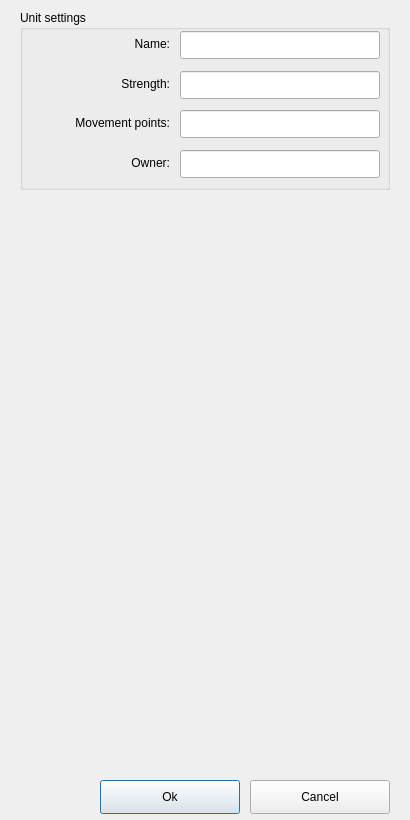
<?xml version="1.0" encoding="UTF-8"?>
<ui version="4.0">
 <class>GameUnitSettingsDialog</class>
 <widget class="QWidget" name="GameUnitSettingsDialog">
  <property name="geometry">
   <rect>
    <x>0</x>
    <y>0</y>
    <width>410</width>
    <height>820</height>
   </rect>
  </property>
  <property name="minimumSize">
   <size>
    <width>410</width>
    <height>820</height>
   </size>
  </property>
  <property name="maximumSize">
   <size>
    <width>410</width>
    <height>820</height>
   </size>
  </property>
  <property name="windowTitle">
   <string>Unit settings</string>
  </property>
  <widget class="QPushButton" name="pushButtonOk">
   <property name="geometry">
    <rect>
     <x>100</x>
     <y>780</y>
     <width>140</width>
     <height>34</height>
    </rect>
   </property>
   <property name="text">
    <string>Ok</string>
   </property>
   <property name="default">
    <bool>true</bool>
   </property>
  </widget>
  <widget class="QPushButton" name="pushButtonCancel">
   <property name="geometry">
    <rect>
     <x>250</x>
     <y>780</y>
     <width>140</width>
     <height>34</height>
    </rect>
   </property>
   <property name="text">
    <string>Cancel</string>
   </property>
  </widget>
  <widget class="QGroupBox" name="groupBoxUnitSettings">
   <property name="geometry">
    <rect>
     <x>20</x>
     <y>10</y>
     <width>370</width>
     <height>180</height>
    </rect>
   </property>
   <property name="title">
    <string>Unit settings</string>
   </property>
   <widget class="QLineEdit" name="lineEditName">
    <property name="geometry">
     <rect>
      <x>160</x>
      <y>21</y>
      <width>200</width>
      <height>28</height>
     </rect>
    </property>
   </widget>
   <widget class="QLabel" name="labelName">
    <property name="geometry">
     <rect>
      <x>10</x>
      <y>24</y>
      <width>140</width>
      <height>20</height>
     </rect>
    </property>
    <property name="text">
     <string>Name:</string>
    </property>
    <property name="alignment">
     <set>Qt::AlignRight|Qt::AlignTrailing|Qt::AlignVCenter</set>
    </property>
   </widget>
   <widget class="QLabel" name="labelStrength">
    <property name="geometry">
     <rect>
      <x>10</x>
      <y>64</y>
      <width>140</width>
      <height>20</height>
     </rect>
    </property>
    <property name="text">
     <string>Strength:</string>
    </property>
    <property name="alignment">
     <set>Qt::AlignRight|Qt::AlignTrailing|Qt::AlignVCenter</set>
    </property>
   </widget>
   <widget class="QLineEdit" name="lineEditStrength">
    <property name="geometry">
     <rect>
      <x>160</x>
      <y>61</y>
      <width>200</width>
      <height>28</height>
     </rect>
    </property>
    <property name="readOnly">
     <bool>true</bool>
    </property>
   </widget>
   <widget class="QLabel" name="labelMovementPoints">
    <property name="geometry">
     <rect>
      <x>10</x>
      <y>103</y>
      <width>140</width>
      <height>20</height>
     </rect>
    </property>
    <property name="text">
     <string>Movement points:</string>
    </property>
    <property name="alignment">
     <set>Qt::AlignRight|Qt::AlignTrailing|Qt::AlignVCenter</set>
    </property>
   </widget>
   <widget class="QLineEdit" name="lineEditMovementPoints">
    <property name="geometry">
     <rect>
      <x>160</x>
      <y>100</y>
      <width>200</width>
      <height>28</height>
     </rect>
    </property>
    <property name="readOnly">
     <bool>true</bool>
    </property>
   </widget>
   <widget class="QLabel" name="labelOwner">
    <property name="geometry">
     <rect>
      <x>10</x>
      <y>143</y>
      <width>140</width>
      <height>20</height>
     </rect>
    </property>
    <property name="text">
     <string>Owner:</string>
    </property>
    <property name="alignment">
     <set>Qt::AlignRight|Qt::AlignTrailing|Qt::AlignVCenter</set>
    </property>
   </widget>
   <widget class="QLineEdit" name="lineEditOwner">
    <property name="geometry">
     <rect>
      <x>160</x>
      <y>140</y>
      <width>200</width>
      <height>28</height>
     </rect>
    </property>
    <property name="readOnly">
     <bool>true</bool>
    </property>
   </widget>
  </widget>
 </widget>
 <resources/>
 <connections/>
</ui>
